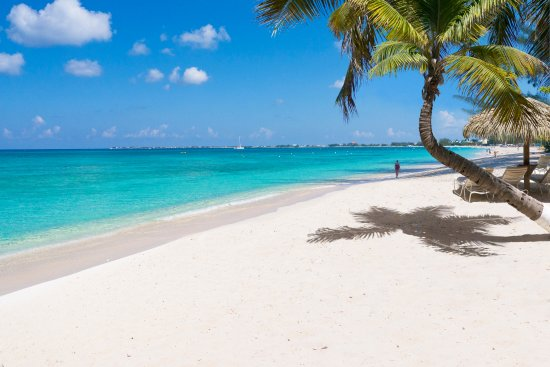
#> input picture Pract_AA/AA_P2_BERNABE_CONSTANS_PAU/pract2b/img/beach.jpg, 550 x 367 px, found by its file name
$ jupyter execute --allow-errors AA_PD_Bernabe_Constans_Pau.ipynb   (shell and % lines are left out)
#> lines starting #> are read from the running program, lines starting #| are printed output that depends on the picture
### Pract_AA/AA_P2_BERNABE_CONSTANS_PAU/pract2b/seam_carving_util.py
import numpy as np
import scipy.ndimage as nd

def rgb2gray(rgb):
    return np.dot(rgb[...,:3], [0.299, 0.587, 0.114])

def norm(image):
    image += np.abs(image.min())
    return image*(1./image.max())

def top3(mat, point):
    assert len(mat.shape) == 2

    if point[0] == 0: return []
    if point[1] == 0: return np.array([mat[point[0]-1,point[1]], mat[point[0]-1,point[1]+1]])
    if point[1] == mat.shape[1]-1: return np.array([mat[point[0]-1,point[1]-1], mat[point[0]-1,point[1]]])
    return np.array([mat[point[0]-1,point[1]-1], mat[point[0]-1,point[1]], mat[point[0]-1,point[1]+1]])

def del_path(mat, path):
    if len(mat.shape) == 2: # This is a one dimensional matrix
        dim = [mat.shape[0], mat.shape[1]-1]
        ret = np.zeros(dim).astype('float')

        for i in path:
            ret[i[0],:i[1]] = mat[i[0],:i[1]]
            ret[i[0],i[1]:] = mat[i[0],i[1]+1:]
        return ret

    if len(mat.shape) == 3 and mat.shape[2] == 3: # This is a 3D matrix (RGB commonly)
        dim = [mat.shape[0], mat.shape[1]-1, mat.shape[2]]
        ret = np.zeros(dim).astype('float')


        for i in path:
            ret[i[0],:i[1], :] = mat[i[0],:i[1], :]
            ret[i[0],i[1]:, :] = mat[i[0],i[1]+1:, :]
        return ret

def min_at(arr, avoid=-1):
    assert len(arr.shape) == 1
    pos = 0
    mn = arr[0]
    for i in range(1, len(arr)):
        if (arr[i] < mn and arr[i] != avoid) or mn == avoid:
            mn = arr[i]
            pos = i
    return pos

'''
Colorea un camino (lista de píxeles) de rojo sobre una imagen.
'''
def mark_path(img, path):
    for i in path:
        img[i[0],i[1]] = np.array([1,0,0])
    return img

### Pract_AA/AA_P2_BERNABE_CONSTANS_PAU/AA_PD_Bernabe_Constans_Pau.ipynb
<div style="padding:30px; color: white; background-color: #0071CD">
<center>
</img>
<center>
<p>
<h1>Algorísmica Avançada</h1>
<h2>Pràctica 2.B - Dynamic Programming </h2>
</center>
</p>
</div>

En esta sesión de programación dinámica veremos únicamente un algoritmo de procesamiento de imágenes. En este notebook se incluyen muchos conceptos que puede que os suenen extraños a día de hoy, sobretodo si no se ha visto tratamiento de imágenes. Independientemente, la única parte del algoritmo que se os pide impementar es aquella que contiene de forma explicita la programación dinámica, así que solo nos hace falta ver la imágen como una matriz de valores y de esta forma podremos trabajar con ella sin demasiado problema.

## 0 Conceptos esenciales

1. __Imágen__: Aunque existen diversas representaciones de una imágen a nivel informático, nosotros trabajaremos con la representación RGB, en la que una imágen de $m \times n$ pixeles se representa con una matriz de $m \times n \times 3$ (Una capa para Red, otra para Green y otra para Blue)

2. __Gradiente de una imágen__: El gradiente de una imágen es, intuitivamente el valor puntual de la derivada de la imágen en un punto concreto. De forma mas sencilla, el gradiente de una imágen muestra cuanto de diferente es el valor de un pixel respecto a los elementos adyacentes. En una zona en la que el gradiente sea bajo se tratará de una zona homogenea, y una zona de gradiente alto suele indicar un borde.

## 1 Seam Carving
El algoritmo Seam Carving es un algoritmo que nos permite redimensionar imágenes teniendo en cuenta el contenido de la misma.

El método consite en lo siguiente, dada una imágen cualquiera:

1. Calcular el gradiente vertical de la imágen en valor absoluto

2. Computo de todos los posibles caminos mínimos

3. Obtener el camino mínimo

4. Eliminar el camino mínimo


[cell 1]
#matplotlib notebook
import numpy as np
import matplotlib.pyplot as plt
import scipy.ndimage as nd
from skimage import color, data, restoration
from seam_carving_util import rgb2gray, norm, top3, del_path, min_at, mark_path
#top3, le pasas la matriz y te devuelve los 3 elementos superiores
#min_at devuelve la posicion del array de 3, del minimo
#np.argmin

### 1.1 Caminos mínimos

Para simplficar el ejercicio lo máximo posible los apartados 1 y 4 ya están implementados, de forma que lo único que tendréis que hacer será el __2 y el 3__ en el cual tendremos que crear una matriz del mismo tamaño de la imágen utilizando la siguiente formulación:

Sean $I$ la imagen inicial y $D$ la imagen generada utilizando Dynamic Programming:

$D_{i,j} = I_{i,j}+\min\Big[D_{i-1, j-1},\quad D_{i-1, j},\quad D_{i-1,j+1}\Big]$

Intuitivamente, calculamos $D_{i,j}$ como la suma de $I_{i,j}$ y el valor mínimo de los tres elementos superiores. Una vez calculada, buscaremos el camino mínimo para proceder a su eliminación.

[cell 2]
## Carga la imágen en memória
print("0. Carga la imágen original")
im = plt.imread('img/beach.jpg')/255.
plt.imshow(im)
plt.show()

## Aplica un filtro de Sobel para calcular el gradiente
print("1. Calcula el gradiente vertical de la imágen")
dx = nd.sobel(rgb2gray(im), 0)
#> in rgb2gray, `return np.dot(rgb[...,:3], [0.299, 0.587, 0.114])`:
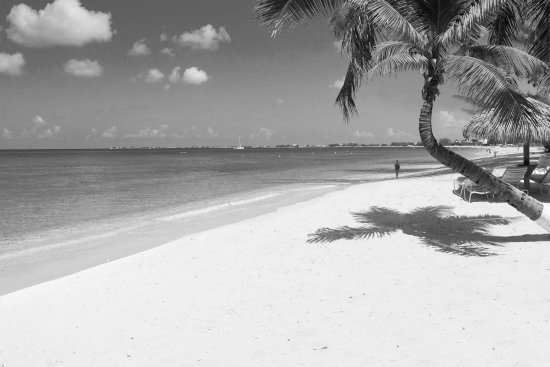
#> returned value: shape (367, 550) float64; min 0.0104, max 0.997, mean 0.667
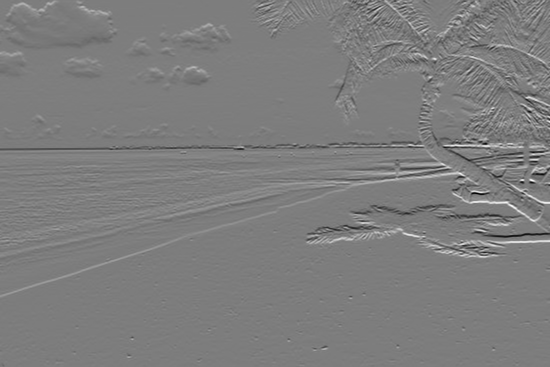
#> dx: shape (367, 550) float64; min -2.72, max 2.81, mean 0.0126; drawn with min black and max white
plt.imshow(np.abs(dx), cmap='gray')
plt.show()
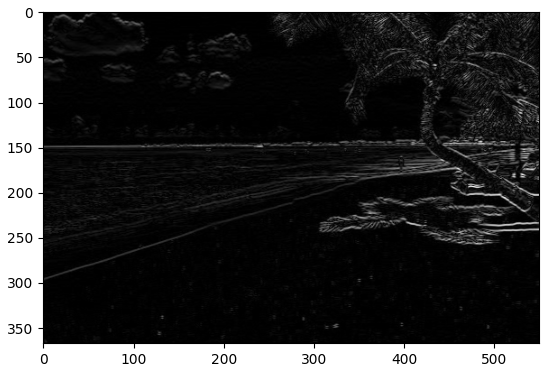
#> figure drawn by matplotlib, 1 panel

[cell 3]
def min_path_find(mat):
    # Dada la matriz de caminos, encuentra y devuelve el mínimo np.argmin()
    #coger fila-1 y buscar el minimo, las coordenadas i,j de ese valor minimo, esas coord las metes
    #en un array dentro de otro array
    # seguidamente de los 3 de arriba el menor hasta llegar al top

    path=[[len(mat)-1,min_at(mat[-1])]] #tenemos el minimo de la ultima fila por donde debemso subir
    [x_bound,y_bound]=mat.shape
    for i in range(len(mat)-1,0,-1):
        nuevo_valor=(top3(mat,[path[-1][0],path[-1][1]]))
        coord=np.argmin(nuevo_valor)

        if path[-1][1]!=0:
            if coord==0:
                x=path[-1][0]
                y=path[-1][1]
                x-=1
                y-=1
                path.append([x,y])
            elif coord==1:

                x=path[-1][0]
                y=path[-1][1]

                x-=1
                path.append([x,y])
            elif coord==2:
                x=path[-1][0]
                y=path[-1][1]
                x-=1
                y+=1
                path.append([x,y])
        elif path[-1][1]==0:   #con este condicional controlaremos si es una situacion que limita con el margen izquerdo
            if coord==0:
                x-=1
            elif coord==1:
                y+=1
                x-=1


    return path


def dynamic_programming(mat):
    # Crea una matriz del mismo tamaño que la matriz original
    ret = np.zeros(mat.shape)
    # x,y son el tamaño de la matriz original
    [x, y] = mat.shape
#> x = 367; y = 550

    """
    Se pueden utilizar las funciones importadas del archivo seam_carving_util.py que son:
    - top3: obtiene los tres elementos superiores de un punto en la matriz
    - min_at: obtiene la posición del elemento mas pequeño de un array

    Tu código aquí
    """
    # Construir la matriz de caminos

    for i in range(1,x):
        for j in range(y):
            if i==0:
                ret[i][j]=mat[i][j]
            else:
                ret[i][j]=mat[i][j]+min(top3(ret,[i,j]))
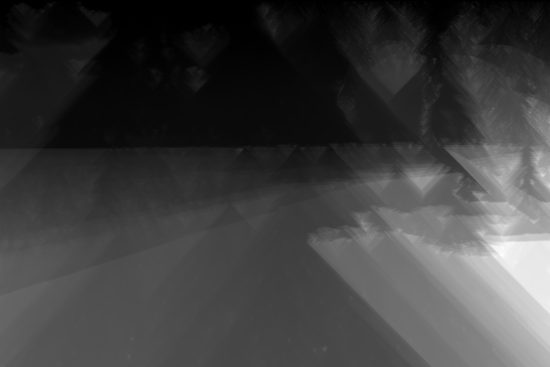
#> ret: shape (367, 550) float64; min 0, max 29.65, mean 7.4; drawn with min black and max white


    return ret, min_path_find(ret)
#> in min_at, `pos = 0`: pos = 0
#> in min_at, `mn = arr[0]`: mn = 11.48
#> the loop in min_at, `for i in range(1, len(arr)):` made 549 passes
#> mn on passes 1, 3, 4, 5, 6, 7, 10, 11, 12, 13, 17, 18: 11.45, 11.44, 11.06, 10.67, 10.61, 10.55, 10.54, 10.51, 10.5, 10.49, 10.42, 10.31
#> after the loop in min_at, `for i in range(1, len(arr)):`: mn = 8.3; pos = 240
#> in min_path_find, `path=[[len(mat)-1,min_at(mat[-1])]]`: path = [[366, 240]]
#> the loop in min_path_find, `for i in range(len(mat)-1,0,-1):` made 366 passes
#> (i, nuevo_valor, coord, x, y) on passes 1 to 12: (366, [8.31, 8.3, 8.3], 1, 365, 240), (365, [8.32, 8.31, 8.3], 2, 364, 241), (364, [8.31, 8.3, 8.3], 1, 363, 241), (363, [8.29, 8.29, 8.29], 1, 362, 241), (362, [8.27, 8.27, 8.29], 0, 361, 240), (361, [8.25, 8.25, 8.26], 1, 360, 240), (360, [8.25, 8.26, 8.26], 0, 359, 239), (359, [8.25, 8.24, 8.24], 2, 358, 240), (358, [8.24, 8.24, 8.24], 2, 357, 241), (357, [8.23, 8.22, 8.24], 1, 356, 241), (356, [8.22, 8.24, 8.27], 0, 355, 240), (355, [8.22, 8.22, 8.25], 1, 354, 240)
#> (coord, x, y) on passes 61 to 66: (2, 305, 253), (2, 304, 254), (2, 303, 255), (1, 302, 255), (2, 301, 256), (1, 300, 256)
#> after the loop in min_path_find, `for i in range(len(mat)-1,0,-1):`: path = 367 pairs, first value 0 to 366, second value 231 to 307

[cell 4]
## Calcula la matriz de programación dinámica
print("2 y 3. Computo de todos los posibles caminos mínimos y búsqueda del mínimo definitivo.")
tmp, path = dynamic_programming(np.abs(dx))
plt.imshow(tmp, cmap='gray')
plt.show()

# Elimina el camino de la imágen y guardala en "updated"
updated = del_path(im, path)
#> the loop in del_path, `for i in path:` made 367 passes
#> i on passes 1 to 3: [366, 240], [365, 240], [364, 241]
# Muestra el camino eliminado sobre la imágen original
plt.imshow(mark_path(im, path))
#> the loop in mark_path, `for i in path:` made 367 passes
plt.show()


# Elimina el camino
print("4. Elimina el camino mínimo")
new = del_path(tmp, path)
#> the loop in del_path (call 2), `for i in path:` made 367 passes
plt.imshow(new)
plt.show()

# Realiza los pasos anteriores de manera it

### 1.2 Eliminando zonas concretas de una imágen

Ahora suponed que, en lugar de eliminar el camino mínimo de una imágen queremos eliminar un elemento de la imagen sin que se note. Tomad como ejemplo las siguientes dos imágenes.

Alguna idea de como obtener este resultado?

[cell 5]
"""
Para que funcionen los siguientes bloques de código, es probable que tengáis que reiniciar el kernel.
Aquí obtenemos las coordenadas de una imágen obteniendo los clicks del usuario sobre esta.
"""

import numpy as np
import matplotlib.pyplot as plt
import matplotlib

img=plt.imread('img/beach.jpg')
#> img is the input picture: shape (367, 550, 3); mean R, G, B 142.3, 179.8, 193.7


coords = []
# [13 lines left out: function onclick, not called in this run]


fig = plt.figure()
ax = fig.add_subplot(111)
plt.imshow(img)
cid = fig.canvas.mpl_connect('button_press_event', onclick)

[cell 6]
# Ahora le asignamos un peso a la imágen equivalente a 0 en cada uno de los puntos de dentro del cuadrado mínimo
print(coords)


def remove_pixels(img, coords):
    img.setflags(write=1)
    coords = [(min(coords[0][0], coords[1][0]), min(coords[0][1], coords[1][1])),
              (max(coords[0][0], coords[1][0]), max(coords[0][1], coords[1][1]))]
    img[coords[0][1]:coords[1][1], coords[0][0]:coords[1][0], :] = 0
    return img


#> (the rest of this cell did not finish here and is left out)

[cell 7]
"""
Implementa las modificaciones necesarias para conseguir eliminar una zona concreta de la imágen.
"""
print(coords)
#> (the rest of this cell did not finish here and is left out)

[cell 8]
#La complejidad seria estimar el calculo de la matriz ret y la eliminación del area seleccionada, de esta forma seria O(n^2*w)
dx = nd.sobel(rgb2gray(new), 0)
#> dx = 367 values, max 1.44 at index 148, min -0.397 at index 76, mean 0.0625
#> (the rest of this cell did not finish here and is left out)

$ run again, with Pract_AA/AA_P2_BERNABE_CONSTANS_PAU/pract2b/img/agbar.jpg copied over Pract_AA/AA_P2_BERNABE_CONSTANS_PAU/pract2b/img/beach.jpg
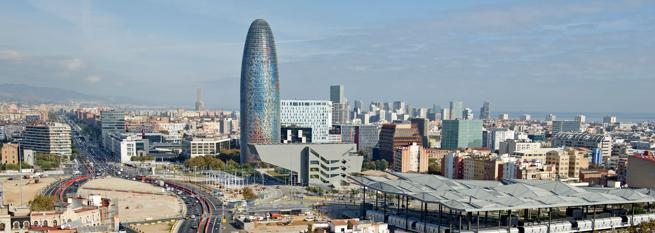
#> input picture Pract_AA/AA_P2_BERNABE_CONSTANS_PAU/pract2b/img/agbar.jpg, 655 x 233 px, found by its file name
#> after the loop in dynamic_programming, `for i in range(1,x):`:
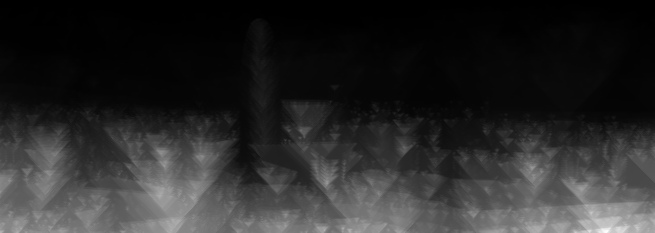
#> ret: shape (233, 655) float64; min 0, max 36.13, mean 6; drawn with min black and max white
#> in min_at, `pos = 0`: pos = 0
#> in min_at, `mn = arr[0]`: mn = 25.16
#> the loop in min_at, `for i in range(1, len(arr)):` made 654 passes
#> mn on passes 1, 2, 3, 4, 5, 6, 48, 49: 24.56, 22.23, 20.51, 19.46, 19.01, 18.94, 18.93, 18.73
#> after the loop in min_at, `for i in range(1, len(arr)):`: mn = 12.34; pos = 448
#> in min_path_find, `path=[[len(mat)-1,min_at(mat[-1])]]`: path = [[232, 448]]
#> the loop in min_path_find, `for i in range(len(mat)-1,0,-1):` made 232 passes
#> (i, nuevo_valor, coord, x, y) on passes 1 to 8: (232, [13.52, 12.79, 12.28], 2, 231, 449), (231, [13.47, 12.69, 12.28], 2, 230, 450), (230, [13.43, 12.67, 12.15], 2, 229, 451), (229, [12.48, 12.41, 12.12], 2, 228, 452), (228, [12.48, 12.36, 12], 2, 227, 453), (227, [11.93, 12.14, 12.18], 0, 226, 452), (226, [11.97, 12.04, 11.84], 2, 225, 453), (225, [11.84, 11.94, 12.03], 0, 224, 452)
#> after the loop in min_path_find, `for i in range(len(mat)-1,0,-1):`: path = 233 pairs, first value 0 to 232, second value 417 to 453
#> the loop in del_path, `for i in path:` made 233 passes
#> i on passes 1 to 3: [232, 448], [231, 449], [230, 450]
#> after the loop in del_path, `for i in path:`:
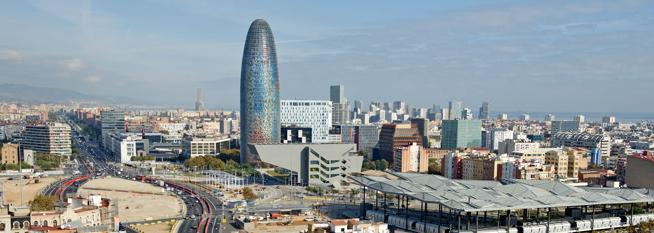
#> ret: shape (233, 654, 3) float64; mean R, G, B 0.555, 0.592, 0.612
#> the loop in mark_path, `for i in path:` made 233 passes
#> the loop in del_path (call 2), `for i in path:` made 233 passes
#> img is the input picture: shape (233, 655, 3); mean R, G, B 141.6, 150.8, 156
#> `dx = nd.sobel(rgb2gray(new), 0)`: dx = 233 values, max 3.88 at index 230, min -2.31 at index 192, mean 0.21

$ run again, with Pract_AA/AA_P2_BERNABE_CONSTANS_PAU/pract2b/img/agbar_b.jpg copied over Pract_AA/AA_P2_BERNABE_CONSTANS_PAU/pract2b/img/beach.jpg
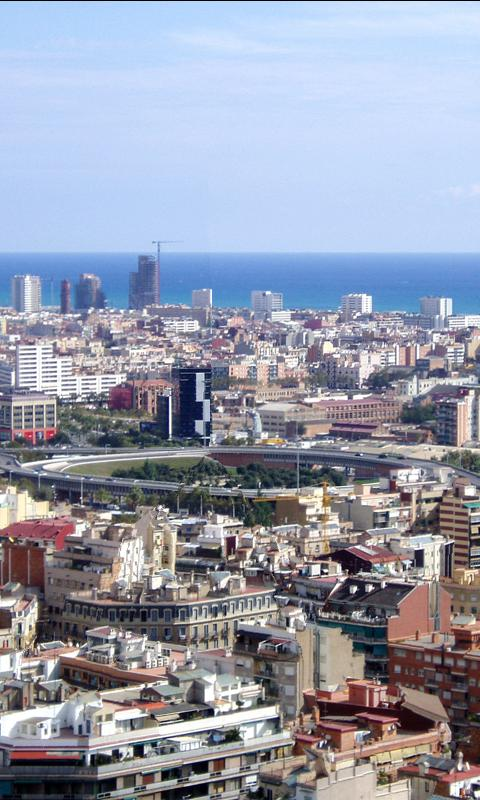
#> input picture Pract_AA/AA_P2_BERNABE_CONSTANS_PAU/pract2b/img/agbar_b.jpg, 480 x 800 px, found by its file name
#> after the loop in dynamic_programming, `for i in range(1,x):`:
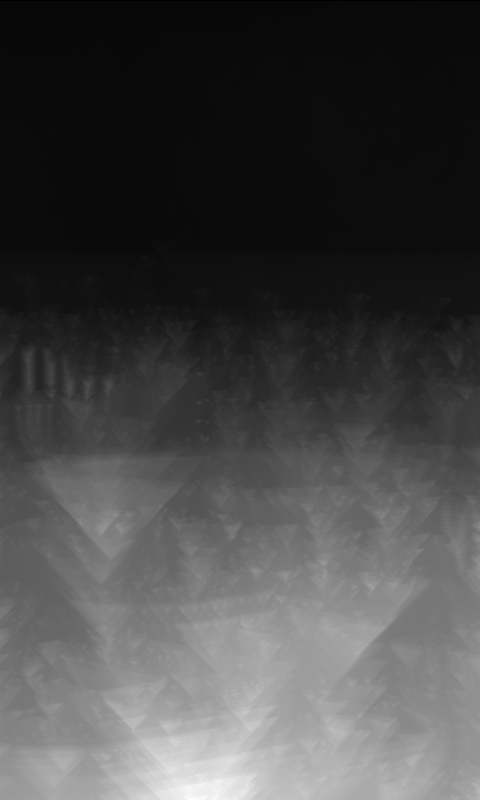
#> ret: shape (800, 480) float64; min 0, max 96.62, mean 27; drawn with min black and max white
#> in min_at, `pos = 0`: pos = 0
#> in min_at, `mn = arr[0]`: mn = 58.94
#> the loop in min_at, `for i in range(1, len(arr)):` made 479 passes
#> mn on passes 1 to 4: 58.8, 58.73, 58.69, 58.66
#> after the loop in min_at, `for i in range(1, len(arr)):`: mn = 58.66; pos = 4
#> in min_path_find, `path=[[len(mat)-1,min_at(mat[-1])]]`: path = [[799, 4]]
#> the loop in min_path_find, `for i in range(len(mat)-1,0,-1):` made 799 passes
#> (i, nuevo_valor, x, y) on passes 1 to 4: (799, [58.58, 58.65, 58.75], 798, 3), (798, [58.53, 58.63, 58.71], 797, 2), (797, [58.44, 58.48, 58.55], 796, 1), (796, [58.42, 58.46, 58.55], 795, 0)
#> after the loop in min_path_find, `for i in range(len(mat)-1,0,-1):`: path = [[799, 4], [798, 3], [797, 2], [796, 1], [795, 0]]
#> the loop in del_path, `for i in path:` made 5 passes
#> after the loop in del_path, `for i in path:`:
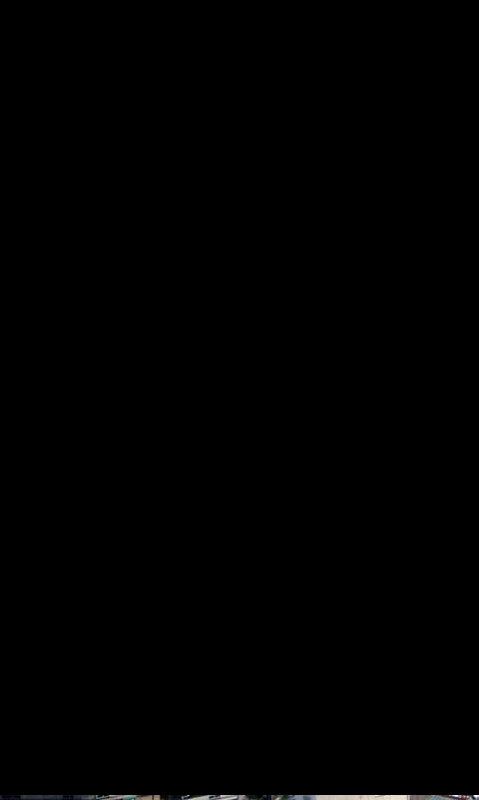
#> ret: shape (800, 479, 3) float64; mean R, G, B 0.00256, 0.00254, 0.00253
#> the loop in mark_path, `for i in path:` made 5 passes
#> the loop in del_path (call 2), `for i in path:` made 5 passes
#> img is the input picture: shape (800, 480, 3); mean R, G, B 149.3, 154.4, 170.6
#> `dx = nd.sobel(rgb2gray(new), 0)`: dx = 800 values, max 58.55 at index 794, min -0.0659 at index 796, mean 0.147

$ run again, with Pract_AA/AA_P2_BERNABE_CONSTANS_PAU/pract2b/img/holidays.jpg copied over Pract_AA/AA_P2_BERNABE_CONSTANS_PAU/pract2b/img/beach.jpg
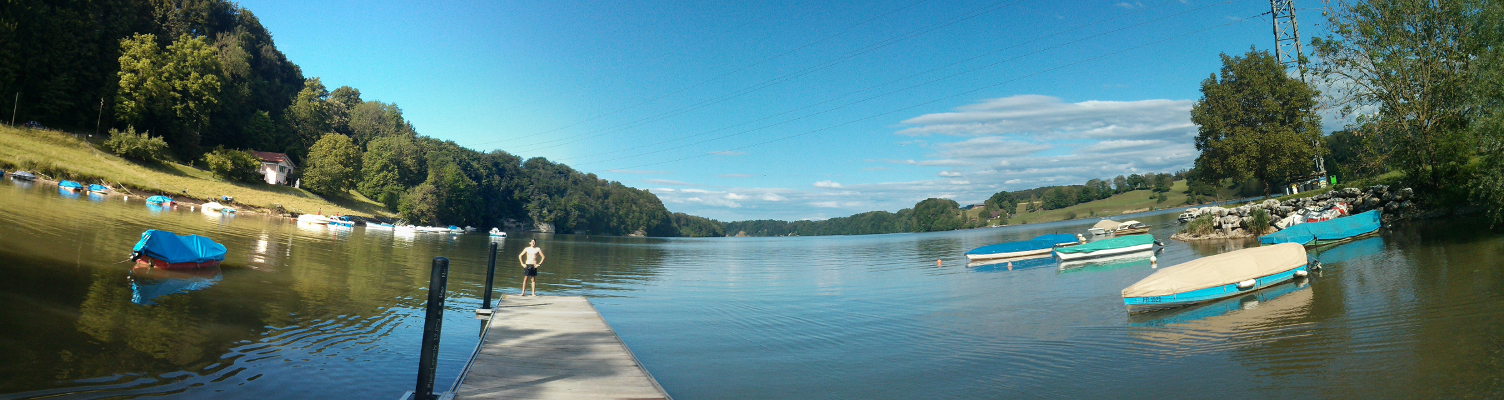
#> input picture Pract_AA/AA_P2_BERNABE_CONSTANS_PAU/pract2b/img/holidays.jpg, 1504 x 400 px, found by its file name
#> `plt.show()`:
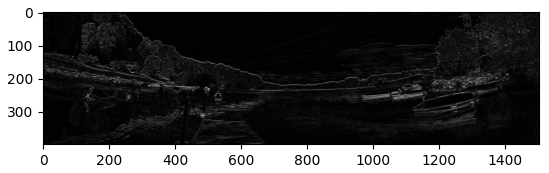
#> figure drawn by matplotlib, 1 panel
#> after the loop in dynamic_programming, `for i in range(1,x):`:
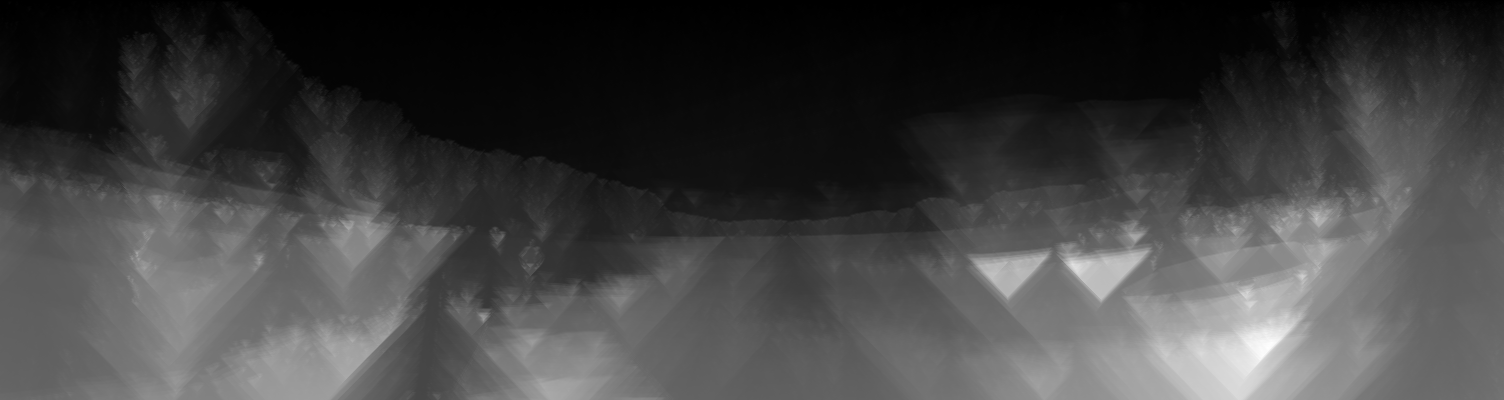
#> ret: shape (400, 1504) float64; min 0, max 38.45, mean 10; drawn with min black and max white
#> in min_at, `pos = 0`: pos = 0
#> in min_at, `mn = arr[0]`: mn = 16.11
#> the loop in min_at, `for i in range(1, len(arr)):` made 1503 passes
#> mn on passes 1, 2, 3, 6, 7, 8, 9, 362: 16.06, 16.01, 15.99, 15.96, 15.94, 15.92, 15.84, 15.46
#> after the loop in min_at, `for i in range(1, len(arr)):`: mn = 10.75; pos = 418
#> in min_path_find, `path=[[len(mat)-1,min_at(mat[-1])]]`: path = [[399, 418]]
#> the loop in min_path_find, `for i in range(len(mat)-1,0,-1):` made 399 passes
#> (i, nuevo_valor, coord, x, y) on passes 1 to 8: (399, [10.77, 10.74, 10.77], 1, 398, 418), (398, [10.79, 10.76, 10.74], 2, 397, 419), (397, [10.75, 10.74, 10.73], 2, 396, 420), (396, [10.74, 10.72, 10.73], 1, 395, 420), (395, [10.74, 10.72, 10.68], 2, 394, 421), (394, [10.73, 10.69, 10.68], 2, 393, 422), (393, [10.72, 10.68, 10.69], 1, 392, 422), (392, [10.7, 10.68, 10.67], 2, 391, 423)
#> after the loop in min_path_find, `for i in range(len(mat)-1,0,-1):`: path = 400 pairs, first value 0 to 399, second value 418 to 489
#> the loop in del_path, `for i in path:` made 400 passes
#> i on passes 1 to 3: [399, 418], [398, 418], [397, 419]
#> the loop in mark_path, `for i in path:` made 400 passes
#> the loop in del_path (call 2), `for i in path:` made 400 passes
#> img is the input picture: shape (400, 1504, 3); mean R, G, B 86.9, 122, 124.1
#> `dx = nd.sobel(rgb2gray(new), 0)`: dx = 400 values, max 1.43 at index 159, min -0.323 at index 174, mean 0.0803
